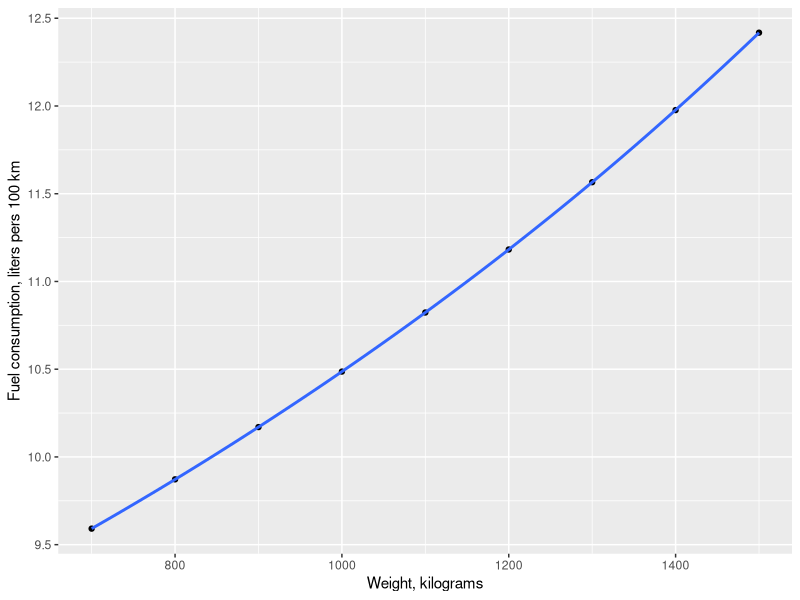

Recreate this plot in R.
## ---- chunk 1
model <- lm(mpg ~ disp + wt + hp, data = mtcars)

# accepts cm^3, kilograms and horsepowers, returns liters / 100 km
predictConsumption <<- function(disp, wt, hp){
  dispCubInch <- disp / 16.3871
  wtThousandsPounds <- wt * 2.20462 / 1000

  mpg <- predict(model, data.frame(disp = dispCubInch, wt = wtThousandsPounds, hp = hp))[[1]]
  return(282.5 / mpg)
}
## ---- chunk 2
wt <- seq(700, 1500, 100)
disp <- 1272
hp <- 55
fuel <- sapply(wt, function(x) predictConsumption(disp, x, hp))
data <- data.frame(Weight = wt, Fuel = fuel)

library(ggplot2)
g <- ggplot(data = data, aes(x = Weight, y = Fuel))
g <- g + geom_point()
g <- g + geom_smooth()
g <- g + labs(x = "Weight, kilograms", y = "Fuel consumption, liters pers 100 km")
g

